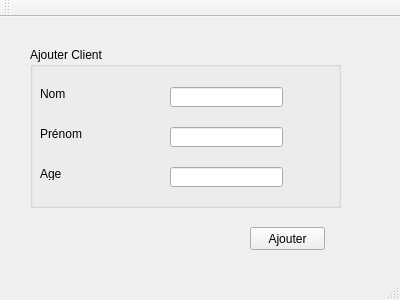
<?xml version="1.0" encoding="UTF-8"?>
<ui version="4.0">
 <class>MainWindow</class>
 <widget class="QMainWindow" name="MainWindow">
  <property name="geometry">
   <rect>
    <x>0</x>
    <y>0</y>
    <width>400</width>
    <height>300</height>
   </rect>
  </property>
  <property name="windowTitle">
   <string>Gestion des Clients</string>
  </property>
  <widget class="QWidget" name="centralWidget">
   <widget class="QGroupBox" name="groupBox">
    <property name="geometry">
     <rect>
      <x>30</x>
      <y>30</y>
      <width>311</width>
      <height>161</height>
     </rect>
    </property>
    <property name="title">
     <string>Ajouter Client</string>
    </property>
    <widget class="QLabel" name="label">
     <property name="geometry">
      <rect>
       <x>10</x>
       <y>40</y>
       <width>47</width>
       <height>13</height>
      </rect>
     </property>
     <property name="text">
      <string>Nom</string>
     </property>
    </widget>
    <widget class="QLabel" name="label_2">
     <property name="geometry">
      <rect>
       <x>10</x>
       <y>80</y>
       <width>47</width>
       <height>13</height>
      </rect>
     </property>
     <property name="text">
      <string>Prénom</string>
     </property>
    </widget>
    <widget class="QLabel" name="label_3">
     <property name="geometry">
      <rect>
       <x>10</x>
       <y>120</y>
       <width>47</width>
       <height>13</height>
      </rect>
     </property>
     <property name="text">
      <string>Age</string>
     </property>
    </widget>
    <widget class="QLineEdit" name="lineEdit">
     <property name="geometry">
      <rect>
       <x>140</x>
       <y>40</y>
       <width>113</width>
       <height>20</height>
      </rect>
     </property>
    </widget>
    <widget class="QLineEdit" name="lineEdit_2">
     <property name="geometry">
      <rect>
       <x>140</x>
       <y>80</y>
       <width>113</width>
       <height>20</height>
      </rect>
     </property>
    </widget>
    <widget class="QLineEdit" name="lineEdit_3">
     <property name="geometry">
      <rect>
       <x>140</x>
       <y>120</y>
       <width>113</width>
       <height>20</height>
      </rect>
     </property>
    </widget>
   </widget>
   <widget class="QPushButton" name="pushButton">
    <property name="geometry">
     <rect>
      <x>250</x>
      <y>210</y>
      <width>75</width>
      <height>23</height>
     </rect>
    </property>
    <property name="text">
     <string>Ajouter</string>
    </property>
   </widget>
  </widget>
  <widget class="QMenuBar" name="menuBar">
   <property name="geometry">
    <rect>
     <x>0</x>
     <y>0</y>
     <width>400</width>
     <height>22</height>
    </rect>
   </property>
  </widget>
  <widget class="QToolBar" name="mainToolBar">
   <attribute name="toolBarArea">
    <enum>TopToolBarArea</enum>
   </attribute>
   <attribute name="toolBarBreak">
    <bool>false</bool>
   </attribute>
  </widget>
  <widget class="QStatusBar" name="statusBar"/>
 </widget>
 <layoutdefault spacing="6" margin="11"/>
 <resources/>
 <connections/>
</ui>
